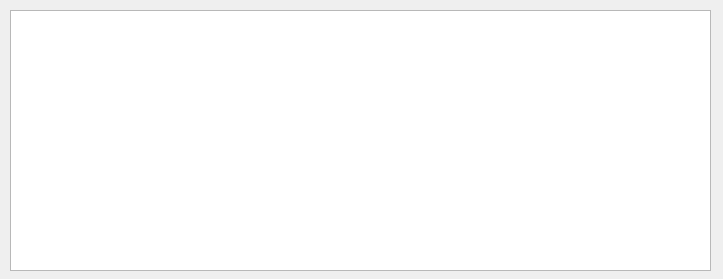
<?xml version="1.0" encoding="UTF-8"?>
<ui version="4.0">
 <class>TestOutputDialog</class>
 <widget class="QDialog" name="TestOutputDialog">
  <property name="geometry">
   <rect>
    <x>0</x>
    <y>0</y>
    <width>723</width>
    <height>279</height>
   </rect>
  </property>
  <property name="windowTitle">
   <string>Test Output</string>
  </property>
  <widget class="QPlainTextEdit" name="plainTextEdit">
   <property name="geometry">
    <rect>
     <x>10</x>
     <y>10</y>
     <width>701</width>
     <height>261</height>
    </rect>
   </property>
  </widget>
 </widget>
 <resources/>
 <connections/>
</ui>
